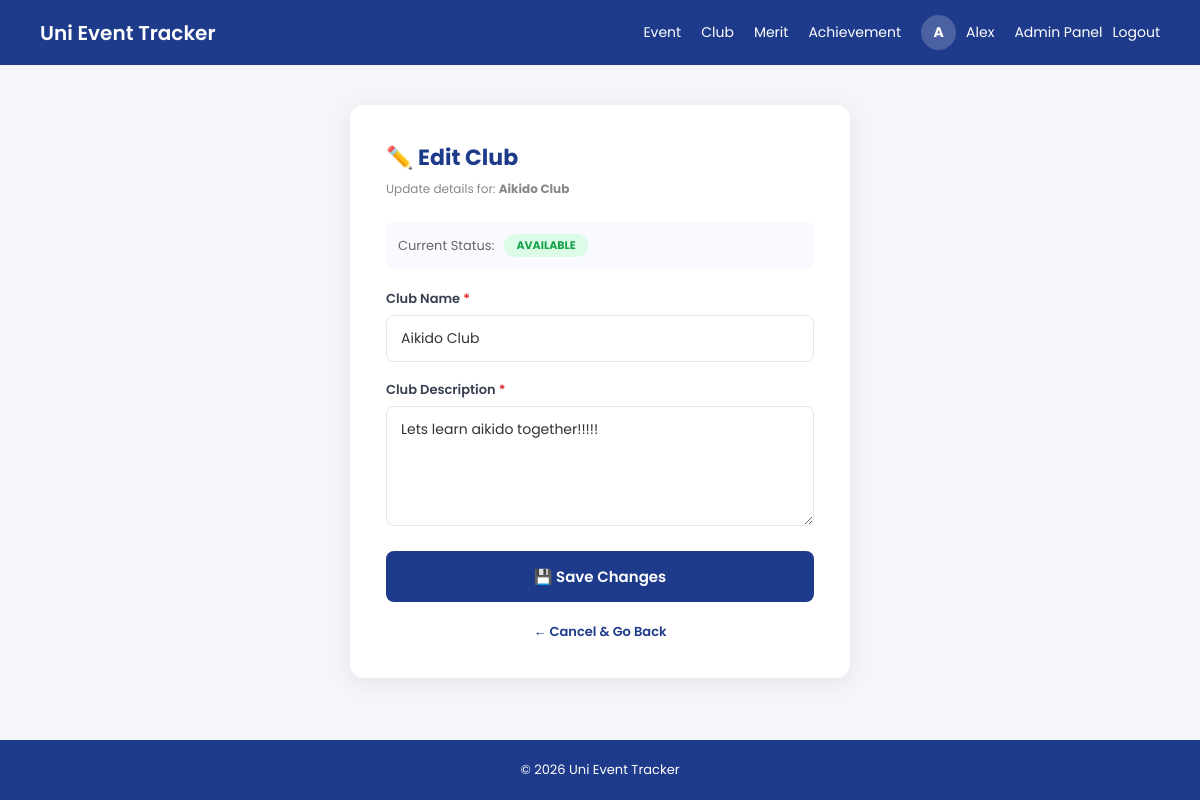
Page /clubtracker/editClub.php?id=4 (signed in) on the committed database.
### tables this page shows
CREATE TABLE `club` (
  `club_id` int(10) NOT NULL,
  `club_name` varchar(50) NOT NULL,
  `club_CreateDate` date NOT NULL,
  `club_description` varchar(500) NOT NULL,
  `club_status` varchar(30) NOT NULL
);

### clubtracker/editClub.php (the view, shortened to what this page needs)
<?php
require('../database.php');
$isAdmin   = (strtolower($_SESSION['role'] ?? '') === 'admin');
$club_id = isset($_GET['id']) ? intval($_GET['id']) : 0;
if($isAdmin){
    $stmt = $con->prepare("SELECT * FROM club WHERE club_id=?");
    $stmt->bind_param("i", $club_id);
}
$stmt->execute();
$club = $stmt->get_result()->fetch_assoc();
?>
<!DOCTYPE html>
<html lang="en">
<head>
</head>
<body>
<header>
    <div class="logo"><a href="../index.php">Uni Event Tracker</a></div>
    <nav>
        <a href="../Event/event_dashboard.php">Event</a>
        <a href="../clubtracker/clubHandler.php">Club</a>
        <a href="../merit/merit_dashboard.php">Merit</a>
        <a href="../achievement/achievement_dashboard.php">Achievement</a>
         <?php if(isset($_SESSION['username'])){ ?>
        <div class="user-menu">
            <div class="avatar-circle" <a href="user/userprofile.php"><?php echo strtoupper(mb_substr($_SESSION['username'], 0, 1)); ?></div>
            <a href="../user/userprofile.php"><span><?php echo htmlspecialchars($_SESSION['username'], ENT_QUOTES, 'UTF-8'); ?></span><a>
            <?php if(isset($_SESSION['role']) && $_SESSION['role'] == 'admin'){ ?>
            <a href="../Admin/admin_dashboard.php">Admin Panel</a>
            <?php } ?>
            <a href="../logout.php">Logout</a>
        </div>
        <?php } else { ?>
        <a href="../register.php">Register</a>
        <a href="../login.php">Login</a>
        <?php } ?>
    </nav>
</header>
<div class="page-wrapper">
    <div class="edit-box">
        <h2>✏️ Edit Club</h2>
        <div class="subtitle">Update details for: <strong><?= htmlspecialchars($club['club_name'],ENT_QUOTES,'UTF-8') ?></strong></div>
        <div class="status-row">
            <span style="color:#666;">Current Status:</span>
            <span class="badge badge-<?= strtolower($club['club_status']) ?>"><?= htmlspecialchars($club['club_status'],ENT_QUOTES,'UTF-8') ?></span>
        </div>
        <form method="POST">
            <div class="form-group">
                <label for="club_name">Club Name <span style="color:#dc2626">*</span></label>
                <input type="text" id="club_name" name="club_name"
                       value="<?= htmlspecialchars($club['club_name'],ENT_QUOTES,'UTF-8') ?>" required>
            </div>
            <div class="form-group">
                <label for="club_description">Club Description <span style="color:#dc2626">*</span></label>
                <textarea id="club_description" name="club_description" required><?= htmlspecialchars($club['club_description'],ENT_QUOTES,'UTF-8') ?></textarea>
            </div>
            <button type="submit" name="update_club" class="btn-submit">💾 Save Changes</button>
        </form>
        <a href="<?= $isAdmin ? '../Admin/admin_club.php' : 'club.php?id='.$club_id ?>" class="btn-back">← Cancel & Go Back</a>
    </div>
</div>
<footer>© 2026 Uni Event Tracker</footer>
</body>
</html>

### clubtracker/editClub.php (style rules this page uses)
* { box-sizing:border-box;margin:0;padding:0; }
body { font-family:'Poppins',sans-serif;background:#f4f6f9;min-height:100vh;display:flex;flex-direction:column; }
header { display:flex;justify-content:space-between;align-items:center;padding:15px 40px;background:#1E3A8A;color:white; }
.logo a { font-size:20px;font-weight:600;color:white;text-decoration:none; }
nav { display:flex;align-items:center;gap:20px; }
nav a { color:white;text-decoration:none;font-size:14px; }
.user-menu { display:flex;align-items:center;gap:10px;position: relative; }
.avatar-circle { width:35px;height:35px;border-radius:50%;background:rgba(255,255,255,0.2);display:flex;align-items:center;justify-content:center;font-weight:700;font-size:14px;color:white; }
.page-wrapper { flex:1;display:flex;align-items:flex-start;justify-content:center;padding:40px 20px; }
.edit-box { background:white;border-radius:14px;box-shadow:0 4px 24px rgba(0,0,0,0.08);padding:36px;width:100%;max-width:500px; }
.edit-box h2 { font-size:22px;font-weight:700;color:#1E3A8A;margin-bottom:6px; }
.edit-box .subtitle { font-size:12px;color:#888;margin-bottom:24px; }
.form-group { margin-bottom:18px; }
.form-group label { display:block;font-size:13px;font-weight:600;color:#374151;margin-bottom:6px; }
.form-group input, .form-group textarea { width:100%;padding:12px 14px; border:1.5px solid #e2e8f0;border-radius:8px; font-family:'Poppins',sans-serif;font-size:14px;color:#333; transition:border-color 0.2s; }
.form-group textarea { resize:vertical;min-height:120px; }
.status-row { display:flex;align-items:center;gap:10px;padding:12px;background:#f8faff;border-radius:8px;margin-bottom:20px;font-size:13px; }
.badge { display:inline-block;padding:3px 12px;border-radius:20px;font-size:11px;font-weight:700;text-transform:uppercase; }
.badge-active, .badge-available { background:#dcfce7;color:#16a34a; }
.btn-submit { width:100%;padding:14px;background:#1E3A8A;color:white;border:none;border-radius:8px;font-family:'Poppins',sans-serif;font-size:15px;font-weight:600;cursor:pointer;transition:background 0.2s; }
.btn-back { display:block;text-align:center;margin-top:20px;font-size:13px;color:#1E3A8A;text-decoration:none;font-weight:600; }
footer { text-align:center;padding:20px;background:#1E3A8A;color:white;font-size:13px;margin-top:auto; }

### rows in the picture
club: club_name "Aikido Club", club_status "AVAILABLE", club_description "Lets learn aikido together!!!!!"

### other values in the picture
mb_substr($_SESSION['username'], 0, 1) "A"
$_SESSION['username'] "Alex"
